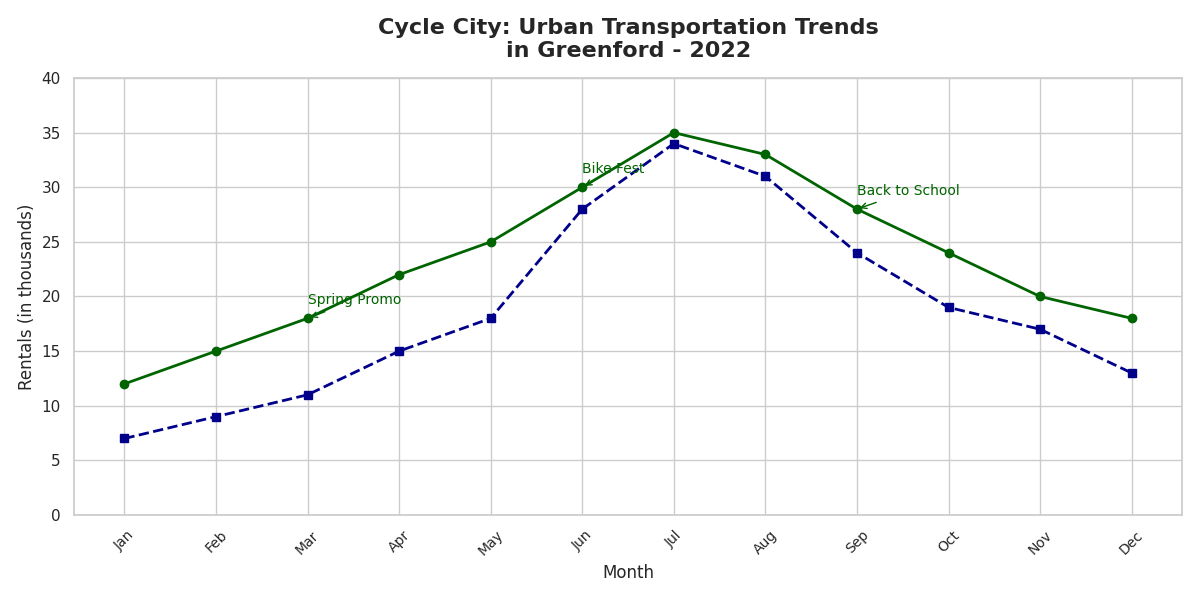

Write the Python code that produced this figure.
import matplotlib.pyplot as plt
import numpy as np

months = np.array(['Jan', 'Feb', 'Mar', 'Apr', 'May', 'Jun', 'Jul', 'Aug', 'Sep', 'Oct', 'Nov', 'Dec'])
bike_rentals = np.array([12, 15, 18, 22, 25, 30, 35, 33, 28, 24, 20, 18])
scooter_rentals = np.array([7, 9, 11, 15, 18, 28, 34, 31, 24, 19, 17, 13])

fig, ax = plt.subplots(figsize=(12, 6))

ax.plot(months, bike_rentals, marker='o', linestyle='-', color='darkgreen', linewidth=2)
ax.plot(months, scooter_rentals, marker='s', linestyle='--', color='darkblue', linewidth=2)

annotations_bikes = {
    'Mar': ('Spring Promo', 18),
    'Jun': ('Bike Fest', 30),
    'Sep': ('Back to School', 28),
}

for month, (text, value) in annotations_bikes.items():
    ax.annotate(
        text,
        xy=(month, value),
        xytext=(0, 10),
        textcoords='offset points',
        arrowprops=dict(arrowstyle='->', color='darkgreen'),
        fontsize=10,
        color='darkgreen'
    )

ax.set_title('Cycle City: Urban Transportation Trends\nin Greenford - 2022', fontsize=16, fontweight='bold', pad=15)
ax.set_xlabel('Month', fontsize=12)
ax.set_ylabel('Rentals (in thousands)', fontsize=12)

ax.set_ylim(0, 40)
ax.set_xticks(np.arange(len(months)))
ax.set_xticklabels(months, rotation=45, fontsize=10)

plt.tight_layout()
plt.show()
